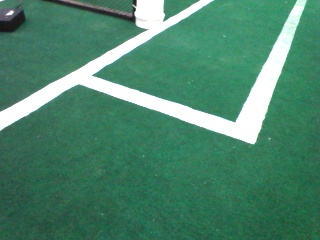
//> input picture Dataset/Carpete/carpete01.jpg, 320 x 240 px
$ ./main ../Dataset/Carpete/carpete01.jpg   (built with g++ and OpenCV 4)
//> lines starting //> are read from the running program, lines starting //| are printed output that depends on the picture; after the words box and inside, x2 and y2 are one past the last pixel; in counts of white or black regions, pixels touching at a corner belong together
#include "opencv2/imgproc.hpp"
#include "opencv2/imgcodecs.hpp"
#include "opencv2/videoio.hpp"
#include "opencv2/highgui.hpp"
#include <iostream>
#include <vector>
#include <sstream>
#include <fstream>
#include <iomanip>
#include <algorithm>

using namespace cv;
using namespace std;

stringstream data;
string dataStr;

void clear(vector<int> &v)
{
    auto end = v.end();
    for (auto it = v.begin(); it != end; ++it)
    {
        end = std::remove(it + 1, end, *it);
    }

    v.erase(end, v.end());
}

int c;
vector<int> colorsTxt;
void loadFile(string file)
{
    string line;
    ifstream inFile(file.c_str(), ios::in);
    if (inFile)
    {
        while (getline(inFile, line))
        {
            //cout << line << '\n';
            istringstream actualColor(line);
            actualColor >> c;
            //cout << c << endl;
            colorsTxt.push_back(c);
            actualColor.str("");
        }
        inFile.close();
    }
    else
        cout << "could not open file, creating a new one..." << endl;
}

void save(vector<int> newColors, string file)
{
    for (int i = 0; i < newColors.size(); i++)
    {
        colorsTxt.push_back(newColors[i]);
    }

    clear(colorsTxt);

    for (int i = 0; i < colorsTxt.size(); i++)
    {
        data << colorsTxt[i] << endl;
    }
    dataStr = data.str();

    ofstream outFile(file.c_str(), ios::out);
    if (outFile)
    {
        outFile << dataStr << endl;
        outFile.close();
    }
    else
        cout << "could not save file" << endl;
}

Mat image0, image;
int ffillMode = 1;
int loDiff = 44, upDiff = 37;
int connectivity = 4;
int isColor = true;
bool useMask = false;
int newMaskVal = 255;
static void onMouse(int event, int x, int y, int, void *)
{
    if (event != EVENT_LBUTTONDOWN)
        return;
    Point seed = Point(x, y);
    int lo = ffillMode == 0 ? 0 : loDiff;
    int up = ffillMode == 0 ? 0 : upDiff;
    int flags = connectivity + (newMaskVal << 8) +
                (ffillMode == 1 ? FLOODFILL_FIXED_RANGE : 0);
    int b = 0;   //(unsigned)theRNG() & 255;
    int g = 255; //(unsigned)theRNG() & 255;
    int r = 0;   //(unsigned)theRNG() & 255;
    int area;

    Rect ccomp;
    Scalar newVal = Scalar(b, g, r);
    Mat clusterized = image;
    Mat frame;
    image.copyTo(frame);


    area = floodFill(clusterized, seed, newVal, &ccomp, Scalar(lo, lo, lo),
                     Scalar(up, up, up), flags);

    imshow("image", clusterized);

    int R, G, B;
    int color;
    vector<int> colours;
    for (int y = 0; y < clusterized.rows; y++)
    {
        for (int x = 0; x < clusterized.cols; x++)
        {
            Vec3b colour = clusterized.at<Vec3b>(y, x);
            if (colour.val[0] == 0 && colour.val[1] == 255 && colour.val[2] == 0)
            {
                Vec3b colour = frame.at<Vec3b>(y, x);
                B = (int)colour.val[0];
                G = (int)colour.val[1];
                R = (int)colour.val[2];
                //cout << "B: " << B << " G: " << G << " R: " << R << endl;
                color = (B << 16) | (G << 8) | R;

                //cout << color << endl;
                colours.push_back(color);

                // [4 lines of commented-out code are left out]
            }
        }
    }
    clear(colours);
    loadFile("clustering.txt");
    save(colours, "clustering.txt");
}

int main(int argc, char **argv)
{
    cv::CommandLineParser parser(argc, argv,
                                 "{help h | | show help message}{@image|../data/fruits.jpg| input image}");
    if (parser.has("help"))
    {
        parser.printMessage();
        return 0;
    }
    string filename = parser.get<string>("@image");
    image0 = imread(filename, 1);
//> image0 is the input picture: 240 rows x 320 cols, CV_8UC3; mean B, G, R 107.7, 132.5, 75.9
    if (image0.empty())
    {
        cout << "Image empty\n";
        parser.printMessage();
        return 0;
    }

    image0.copyTo(image);
    namedWindow("image", 0);
    createTrackbar("lo_diff", "image", &loDiff, 255, 0);
    createTrackbar("up_diff", "image", &upDiff, 255, 0);
    setMouseCallback("image", onMouse, 0);
    for (;;)
    {
        imshow("image", image);
        char c = (char)waitKey(0);
//> the left mouse button is pressed and released at (80, 60)
//> in onMouse, `area = floodFill(clusterized, seed, newVal, &ccomp, Scalar(lo, lo, lo)..`:
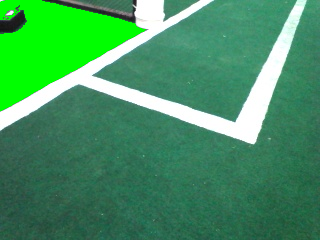
//> clusterized: 240 rows x 320 cols, CV_8UC3; 11.13% of pixels changed, all inside (x1, y1, x2, y2) = (0, 0, 146, 111)
//> in onMouse, `area = floodFill(clusterized, seed, newVal, &ccomp, Scalar(lo, lo, lo)..`: area = 8545; ccomp = Rect(0, 0, 146, 111)
//> the loop in onMouse, `for (int y = 0; y < clusterized.rows; y++)` made 240 passes
//> (B, G, R, color) on passes 1 to 3: (66, 86, 44, 4347436), (68, 87, 54, 4478774), (67, 88, 50, 4413490)
//> after the loop in onMouse, `for (int y = 0; y < clusterized.rows; y++)`: B = 111; G = 117; R = 98; color = 7304546; colours = 8545 values, max 8555115 at index 3123, min 4281903 at index 592, mean 6425174.3
//> in clear, `v.erase(end, v.end());`: v = 2351 values, max 8555115 at index 1527, min 4281903 at index 484, mean 6444523.5
//> in onMouse, `clear(colours);`: colours has the same summary as v in clear
        if (c == 27)
        {
            cout << "Exiting ...\n";
            break;
        }
        switch (c)
        {
        case 'r':
            cout << "Original image is restored\n";
            image0.copyTo(image);
            break;
        case 's':
            cout << "Simple floodfill mode is set\n";
            ffillMode = 0;
            break;
        case 'f':
            cout << "Fixed Range floodfill mode is set\n";
            ffillMode = 1;
            break;
        case 'g':
            cout << "Gradient (floating range) floodfill mode is set\n";
            ffillMode = 2;
            break;
        case '4':
            cout << "4-connectivity mode is set\n";
            connectivity = 4;
            break;
        case '8':
            cout << "8-connectivity mode is set\n";
            connectivity = 8;
            break;
        }
    }
    return 0;
}

$ run again, on Dataset/Carpete/carpete03.jpg
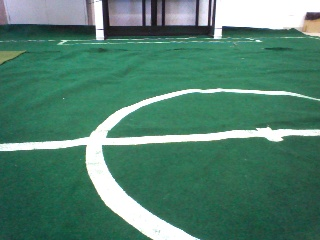
//> input picture Dataset/Carpete/carpete03.jpg, 320 x 240 px
//> image0 is the input picture: 240 rows x 320 cols, CV_8UC3; mean B, G, R 111.1, 129.2, 81.6
//> in onMouse, `area = floodFill(clusterized, seed, newVal, &ccomp, Scalar(lo, lo, lo)..`:
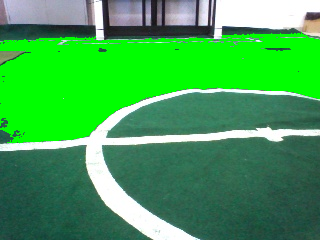
//> clusterized: 240 rows x 320 cols, CV_8UC3; mean B, G, R 83.2, 166.1, 65.8
//> area = 21910; ccomp = Rect(0, 32, 320, 111)
//> the loop in onMouse, `for (int y = 0; y < clusterized.rows; y++)` made 240 passes
//> (B, G, R, color) on passes 1 to 3: (0, 0, 0, 0), (0, 0, 0, 0), (0, 0, 0, 0)
//> after the loop in onMouse, `for (int y = 0; y < clusterized.rows; y++)`: B = 93; G = 102; R = 69; color = 6121029; colours = 21910 items
//> v = 4790 values, max 9673557 at index 1094, min 4480800 at index 286, mean 6446296.5
//> in onMouse, `clear(colours);`: colours has the same summary as v in clear

$ run again, on Dataset/Carpete/carpete04.jpg
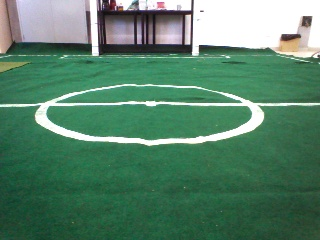
//> input picture Dataset/Carpete/carpete04.jpg, 320 x 240 px
//> image0 is the input picture: 240 rows x 320 cols, CV_8UC3; mean B, G, R 106, 129.9, 87.2
//> in onMouse, `area = floodFill(clusterized, seed, newVal, &ccomp, Scalar(lo, lo, lo)..`:
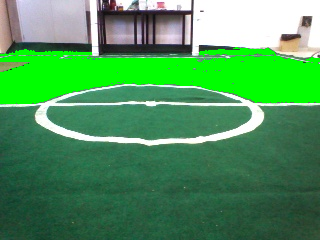
//> clusterized: 240 rows x 320 cols, CV_8UC3; 15.78% of pixels changed, all inside (x1, y1, x2, y2) = (0, 47, 320, 104)
//> area = 12121; ccomp = Rect(0, 47, 320, 57)
//> the loop in onMouse, `for (int y = 0; y < clusterized.rows; y++)` made 240 passes
//> (B, G, R, color) on passes 1 to 3: (0, 0, 0, 0), (0, 0, 0, 0), (0, 0, 0, 0)
//> after the loop in onMouse, `for (int y = 0; y < clusterized.rows; y++)`: B = 106; G = 134; R = 81; color = 6981201; colours = 12121 values, max 7771981 at index 1437, min 2642479 at index 3908, mean 6149243.6
//> v = 4518 values, max 7771981 at index 1278, min 2642479 at index 2636, mean 5886587.8
//> in onMouse, `clear(colours);`: colours has the same summary as v in clear

$ run again, on Dataset/Carpete/carpete05.jpg
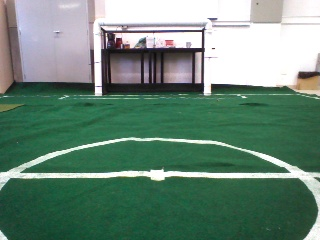
//> input picture Dataset/Carpete/carpete05.jpg, 320 x 240 px
//> image0 is the input picture: 240 rows x 320 cols, CV_8UC3; mean B, G, R 119.8, 135, 106.9
//> in onMouse, `area = floodFill(clusterized, seed, newVal, &ccomp, Scalar(lo, lo, lo)..`:
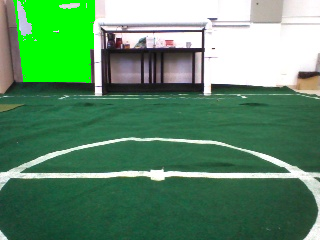
//> clusterized: 240 rows x 320 cols, CV_8UC3; 7.38% of pixels changed, all inside (x1, y1, x2, y2) = (13, 0, 95, 83)
//> area = 5671; ccomp = Rect(13, 0, 82, 83)
//> the loop in onMouse, `for (int y = 0; y < clusterized.rows; y++)` made 240 passes
//> (B, G, R, color) on passes 1 to 3: (189, 180, 201, 12432585), (186, 177, 198, 12235206), (180, 172, 195, 11840707)
//> after the loop in onMouse, `for (int y = 0; y < clusterized.rows; y++)`: B = 138; G = 140; R = 134; color = 9079942; colours = 5671 values, max 14337222 at index 237, min 9009285 at index 4155, mean 12563768.4
//> v = 2064 values, max 14337222 at index 152, min 9009285 at index 1495, mean 12221020.2
//> in onMouse, `clear(colours);`: colours has the same summary as v in clear
